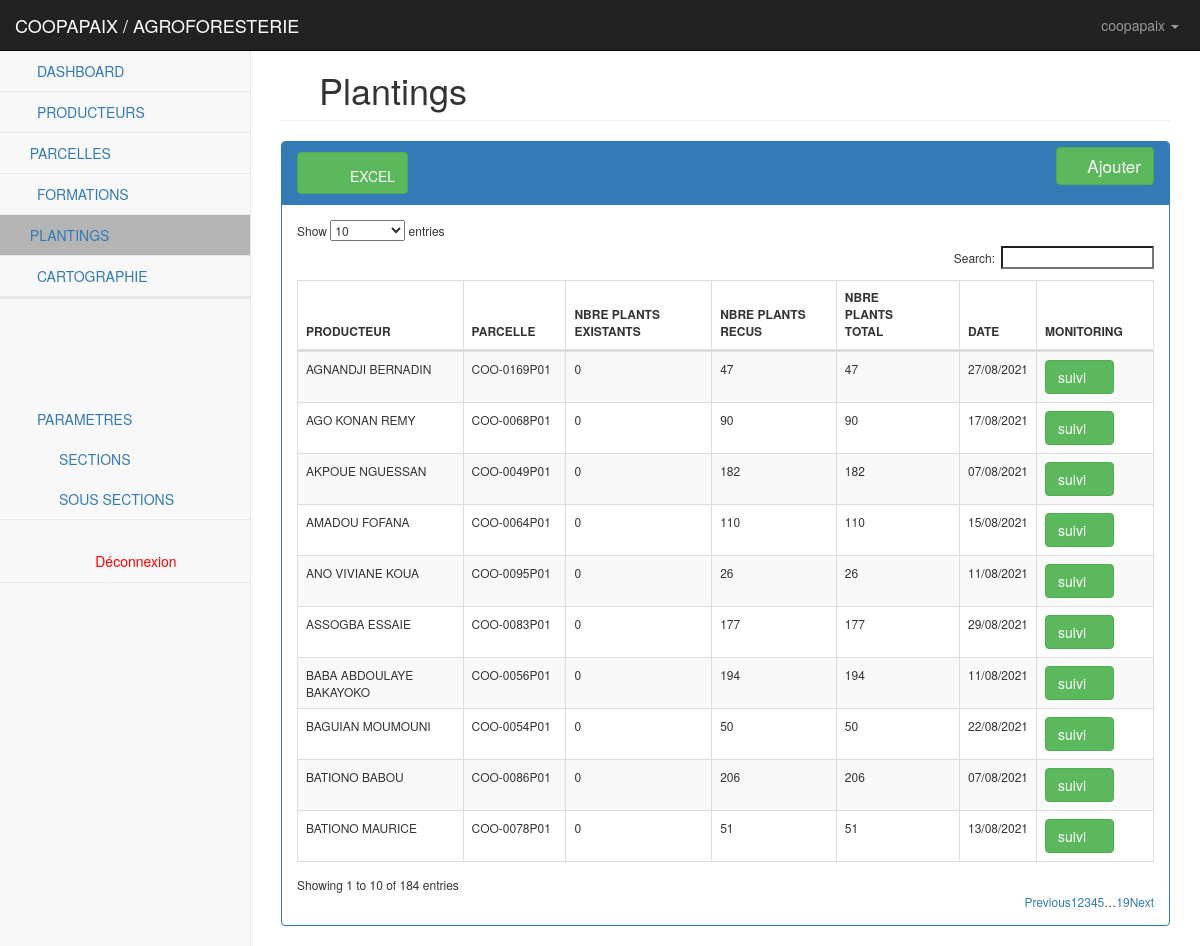
The page /cooperatives/planting_coop/ (signed in) on the database its author committed.
### parametres/models.py (models this page shows, shortened)
class Cooperative(models.Model):
    user = models.OneToOneField(User, on_delete=models.CASCADE, related_name="cooperatives")
    region = models.ForeignKey(Region, on_delete=models.CASCADE, related_name="cooperatives")
    siege = models.CharField(max_length=255, verbose_name="SIEGE/LOCALITE", blank=True, null=True)
    client = models.ForeignKey(Client, on_delete=models.CASCADE, related_name="cooperatives")
    projet = models.ManyToManyField(Projet)
    sigle = models.CharField(max_length=500)
    contacts = models.CharField(max_length=50)
    logo = models.ImageField(verbose_name="logo", upload_to=upload_logo_site, blank=True)
    objects = models.Manager()
    def get_projet_values(self):
        ret = ''
        for proj in self.projet.all():
            ret = ret + proj.titre + ','
        return ret[:-1]
    class Meta:
        verbose_name_plural = "COOPERATIVES"
        verbose_name = "cooperative"
        ordering = ["sigle"]
    def Logo(self):
        if self.logo:
            return mark_safe('<img src="%s" style="width: 45px; height:45px;" />' % self.logo.url)
        else:
            return "Aucun Logo"
    Logo.short_description = 'Logo'

class Projet(models.Model):
    categorie = models.ForeignKey(Projet_Cat, on_delete=models.CASCADE, verbose_name="CATEGORIE PROJET", default=1)
    sigle = models.CharField(max_length=255)
    titre = models.CharField(max_length=500)
    chef = models.CharField(max_length=255)
    debut = models.DateField()
    fin = models.DateField()
    etat = models.CharField(max_length=50, choices=ETAT)
    objects = models.Manager()
    def __str__(self):
        return "%s - (%s)" %(self.titre, self.categorie.libelle)
    class Meta:
        verbose_name_plural = "PROJETS"
        verbose_name = "projet"
        ordering = ["sigle"]

### cooperatives/models.py (models this page shows, shortened)
class Planting(models.Model):
    parcelle = models.ForeignKey(Parcelle, on_delete=models.CASCADE, related_name="plantings")
    nb_plant_exitant = models.PositiveIntegerField(default=0, verbose_name="NBRE PLANTS EXISTANTS")
    plant_recus = models.PositiveIntegerField(default=0, verbose_name="NOMBRE DE PLANTS RECUS")
    plant_total = models.PositiveIntegerField(default=0, verbose_name="NOMBRE TOTAL DE PLANTS")
    campagne = models.ForeignKey(Campagne, on_delete=models.CASCADE, related_name="plantings")
    projet = models.ForeignKey(Projet, on_delete=models.CASCADE, default=1)
    date = models.DateField()
    objects = models.Manager()
    class Meta:
        verbose_name_plural = "PLANTINGS"
        verbose_name = "planting"
        ordering = ["parcelle"]

class Parcelle(models.Model):
    code = models.CharField(max_length=150, blank=True, null=True, verbose_name='CODE PARCELLE', help_text="LE CODE PARCELLE EST GENERE AUTOMATIQUEMENT")
    producteur = models.ForeignKey(Producteur, related_name='parcelles', on_delete=models.CASCADE)
    acquisition = models.CharField(max_length=50, verbose_name="MODE ACQUISITION", choices=ACQUISITION, default="heritage")
    latitude = models.CharField(max_length=10, null=True, blank=True)
    longitude = models.CharField(max_length=12, null=True, blank=True)
    superficie = models.DecimalField(max_digits=5, decimal_places=3, null=True, blank=True)
    culture = models.CharField(max_length=50, verbose_name="CULTURE", choices=CULTURE, default="cacao")
    certification = models.CharField(max_length=50, verbose_name="CERTIFICATION", choices=CERTIFICATION, default="utz")
    objects = models.Manager()
    class Meta:
        verbose_name_plural = "PARCELLES"
        verbose_name = "parcelle"
        ordering = ["code"]

class Producteur(models.Model):
    code = models.CharField(max_length=150, blank=True, null=True, verbose_name='CODE PRODUCTEUR')
    cooperative = models.ForeignKey(Cooperative, on_delete=models.CASCADE, related_name='producteurs')
    origine = models.ForeignKey(Origine, on_delete=models.CASCADE, related_name='producteurs', default=1)
    sous_prefecture = models.ForeignKey(Sous_Prefecture, on_delete=models.SET_NULL, blank=True, null=True, related_name='producteurs')
    section = models.ForeignKey(Section, on_delete=models.CASCADE, related_name='producteurs')
    sous_section = models.ForeignKey(Sous_Section, related_name="sous_section", on_delete=models.SET_NULL, blank=True, null=True)
    type_producteur = models.CharField(max_length=50, verbose_name="TYPE PRODUCTEUR", choices=TYPE_PRODUCTEUR, default="MEMBRE")
    genre = models.CharField(max_length=2, choices=GENRE, default="H")
    nom = models.CharField(max_length=250, blank=True, null=True, verbose_name="Nom et prénoms")
    dob = models.DateField(blank=True, null=True, verbose_name="Date/Année de Naissance")
    contacts = models.CharField(max_length=50, blank=True, null=True)
    localite = models.CharField(max_length=100, blank=True, null=True)
    nb_enfant = models.PositiveIntegerField(default=0, null=True, blank=True)
    nb_epouse = models.PositiveIntegerField(default=0, null=True, blank=True)
    enfant_scolarise = models.PositiveIntegerField(default=0, null=True, blank=True, verbose_name="Enfant Scolarise")
    nb_personne = models.PositiveIntegerField(default=0, null=True, blank=True, verbose_name="Personne à Charge")
    nb_parcelle = models.PositiveIntegerField(default=0)
    image = models.ImageField(verbose_name="Logo", upload_to=producteurs_images, blank=True)
    type_document = models.CharField(max_length=50, verbose_name="TYPE DOCUMENT", choices=NATURE_DOC, default="AUCUN")
    num_document = models.CharField(max_length=150, verbose_name="N° PIECE", null=True, blank=True)
    document = models.FileField(verbose_name="Documents", upload_to=producteurs_documents, blank=True, null=True)
    is_active = models.BooleanField(default=True)
    objects = models.Manager()
    def __str__(self):
        return '%s' %(self.nom)
    def Photo(self):
        if self.image:
            photoLink = "/media/%s" % self.image
            thumb = mark_safe('<img src="%s" style="width: 45px; height:45px;" />' % self.image.url)
            return "<img src='%s' />" % thumb.url
        elif self.genre == "H":
            thumb = mark_safe('<img src="127.0.0.1:8000/static/img/logo_homme.jpeg" style="width: 45px; height:45px;" />')
            return "<img src='%s' />" % thumb
        else:
            thumb = mark_safe('<img src="127.0.0.1:8000/static/img/logo_femme.jpeg" style="width: 45px; height:45px;" />')
            return "<img src='%s' />" % thumb
    Photo.short_description = "Logo"
    Photo.allow_tags = True
    class Meta:
        verbose_name_plural = "PRODUCTEURS"
        verbose_name = "producteur"
        ordering = ["id"]

### cooperatives/views.py (the view, shortened to what this page needs)
# urls.py: path('planting_coop/', CoopPlantings, name='CoopPlantings'),
def CoopPlantings(request):
    cooperative = Cooperative.objects.get(user_id=request.user.id)
    parcelles = Parcelle.objects.filter(producteur__cooperative_id=cooperative)
    activate = "plantings"
    campagnes = Campagne.objects.all()
    projets = Projet.objects.all()
    plantings = Planting.objects.filter(parcelle__producteur__cooperative_id=cooperative)
    plantingForm = PlantingForm()
    context = {
        'cooperative':cooperative,
        'parcelles':parcelles,
        'plantings':plantings,
        'campagnes':campagnes,
        'projets':projets,
        'plantingForm':plantingForm,
        "activate": activate
    }
    return render(request, 'cooperatives/plantings.html', context)

### cooperatives/forms.py
class PlantingForm(ModelForm):
    class Meta:
        model = Planting
        fields = [
            "nb_plant_exitant",
            "plant_recus",
            "campagne",
            "projet",
            "date",
        ]

### parametres/models.py (called while the page is built)
    def __str__(self):
        return "%s" %(self.titre)

### cooperatives/templates/cooperatives/plantings.html (shortened to what this page needs)
{% extends 'base.html' %}
{% load static %}
{% load widget_tweaks %}
{% load bootstrap4 %}
{% block content %}
    <div id="wrapper">
        <nav class="navbar navbar-inverse navbar-fixed-top" role="navigation">
    {% if user.is_authenticated %}
        <div class="navbar-header">
            <a class="navbar-brand text-uppercase" href="{% url 'cooperatives:dashboard' %}">{{ cooperative.sigle }} / {{ cooperative.get_projet_values }}</a>
        </div>
    {% endif %}
    <ul class="nav navbar-right navbar-top-links">
        {% if user.is_authenticated %}
            <li class="dropdown">
                <a class="dropdown-toggle" data-toggle="dropdown" href="#">
                    <i class="fa fa-user fa-fw"></i> {{ user.username }} <b class="caret"></b>
                </a>
            </li>
        {% endif %}
    </ul>
    {% include 'cooperatives/coop_sidebar.html' %}
</nav>
        <div id="page-wrapper">
            <div class="container-fluid">
                <div class="row">
                    <div class="col-lg-12">
                        <h1 class="page-header">
                          <i class="glyphicon glyphicon-tree-deciduous"></i> Plantings
                        </h1>
                    </div>
                </div>
                <div class="row">
                    <div class="col-lg-12">
                        <div class="panel panel-primary">
                            <div class="panel-heading">
                                <a href="{% url 'cooperatives:export_planting_xls' %}" class="btn btn-success"><i class="fa fa-file-excel-o fa-fw fa-2x"></i> EXCEL</a>
                                <button type="button" class="btn btn-success pull-right" style="font-size:1.8vmin; margin-top: -5px" data-toggle="modal" data-target="#ParcelleModal" data-whatever="@mdo">
                                    <i class="fa fa-plus"> </i> Ajouter
                                </button>
                            </div>
                            <div class="panel-body" style="font-size: 12px">
                                <div class="table-responsive">
                                    <table class="table table-striped table-bordered table-hover" id="dataTables-example">
                                        <thead>
                                            <tr>
                                                <th>PRODUCTEUR</th>
                                                <th>PARCELLE</th>
                                                <th>NBRE PLANTS EXISTANTS</th>
                                                <th>NBRE PLANTS RECUS</th>
                                                <th>NBRE PLANTS TOTAL</th>
                                                <th>DATE</th>
                                                <th>MONITORING</th>
                                            </tr>
                                        </thead>
                                        <tbody>
                                            {% for planting in plantings %}
                                                <tr class="odd gradeX">
                                                    <td class="center">
                                                        {{ planting.parcelle.producteur.nom }} {{ planting.parcelle.producteur.prenoms }}
                                                    </td>
                                                    <td class="center">{{ planting.parcelle.code }}</td>
                                                    <td class="center">{{ planting.nb_plant_exitant }}</td>
                                                    <td class="center">{{ planting.plant_recus }}</td>
                                                    <td class="center">{{ planting.plant_total }}</td>
                                                    <td class="center">{{ planting.date | date:'d/m/Y' }}</td>
                                                    <td class="center">
                                                        <a href="{% url 'cooperatives:suivi_planting' planting.id %}" class="btn btn-success">
                                                             suivi <i class="fa fa-chevron-right"></i>
                                                        </a>
                                                    </td>
                                                </tr>
                                            {% endfor %}
                                        </tbody>
                                    </table>
                                </div>
                            </div>
                        </div>
                    </div>
                </div>
            </div>
            </div>
        </div>
{% endblock %}

### static/css/startmin.css (style rules this page uses)
body { background-color: #f8f8f8; }
#wrapper { width: 100%; }
#page-wrapper { padding-top: 30px; min-height: 568px; background-color: #fff; }
@media (min-width:768px) { #page-wrapper { position: inherit; margin-left: 250px; padding: 30px 15px 0 15px; border-left: 1px solid #e7e7e7; } }
.navbar-header { float: left; }
.navbar-right { text-align: right; }
.navbar-top-links { margin: 0; }
.navbar-top-links li { display: inline-block; }
.navbar-top-links li:last-child { margin-right: 6px; }
.navbar-top-links li a { padding: 15px; min-height: 50px; }
.navbar-top-links>li>a { color: #999; }
table.dataTable thead .sorting, table.dataTable thead .sorting_asc, table.dataTable thead .sorting_desc, table.dataTable thead .sorting_asc_disabled, table.dataTable thead .sorting_desc_disabled { background: 0 0; }
table.dataTable thead .sorting_asc:after { content: "\f0de"; float: right; font-family: fontawesome; }
table.dataTable thead .sorting:after { content: "\f0dc"; float: right; font-family: fontawesome; color: rgba(50,50,50,.5); }

### rows shown on the page
Cooperative: sigle "COOPAPAIX", get_projet_values "AGROFORESTERIE"
Planting: parcelle.producteur.nom "AKPOUE NGUESSAN", parcelle.code "COO-0049P01", nb_plant_exitant "0", plant_recus "182", plant_total "182", date "07/08/2021"
Planting: parcelle.producteur.nom "BAGUIAN MOUMOUNI", parcelle.code "COO-0054P01", nb_plant_exitant "0", plant_recus "50", plant_total "50", date "22/08/2021"
Planting: parcelle.producteur.nom "BABA ABDOULAYE BAKAYOKO", parcelle.code "COO-0056P01", nb_plant_exitant "0", plant_recus "194", plant_total "194", date "11/08/2021"
Planting: parcelle.producteur.nom "AMADOU FOFANA", parcelle.code "COO-0064P01", nb_plant_exitant "0", plant_recus "110", plant_total "110", date "15/08/2021"
Planting: parcelle.producteur.nom "AGO KONAN REMY", parcelle.code "COO-0068P01", nb_plant_exitant "0", plant_recus "90", plant_total "90", date "17/08/2021"
Planting: parcelle.producteur.nom "BATIONO MAURICE", parcelle.code "COO-0078P01", nb_plant_exitant "0", plant_recus "51", plant_total "51", date "13/08/2021"
Planting: parcelle.producteur.nom "ASSOGBA ESSAIE", parcelle.code "COO-0083P01", nb_plant_exitant "0", plant_recus "177", plant_total "177", date "29/08/2021"
Planting: parcelle.producteur.nom "BATIONO BABOU", parcelle.code "COO-0086P01", nb_plant_exitant "0", plant_recus "206", plant_total "206", date "07/08/2021"
Planting: parcelle.producteur.nom "ANO VIVIANE KOUA", parcelle.code "COO-0095P01", nb_plant_exitant "0", plant_recus "26", plant_total "26", date "11/08/2021"
Planting: parcelle.producteur.nom "AGNANDJI BERNADIN", parcelle.code "COO-0169P01", nb_plant_exitant "0", plant_recus "47", plant_total "47", date "27/08/2021"

### other values the page prints
{{ user.username }} "coopapaix"
